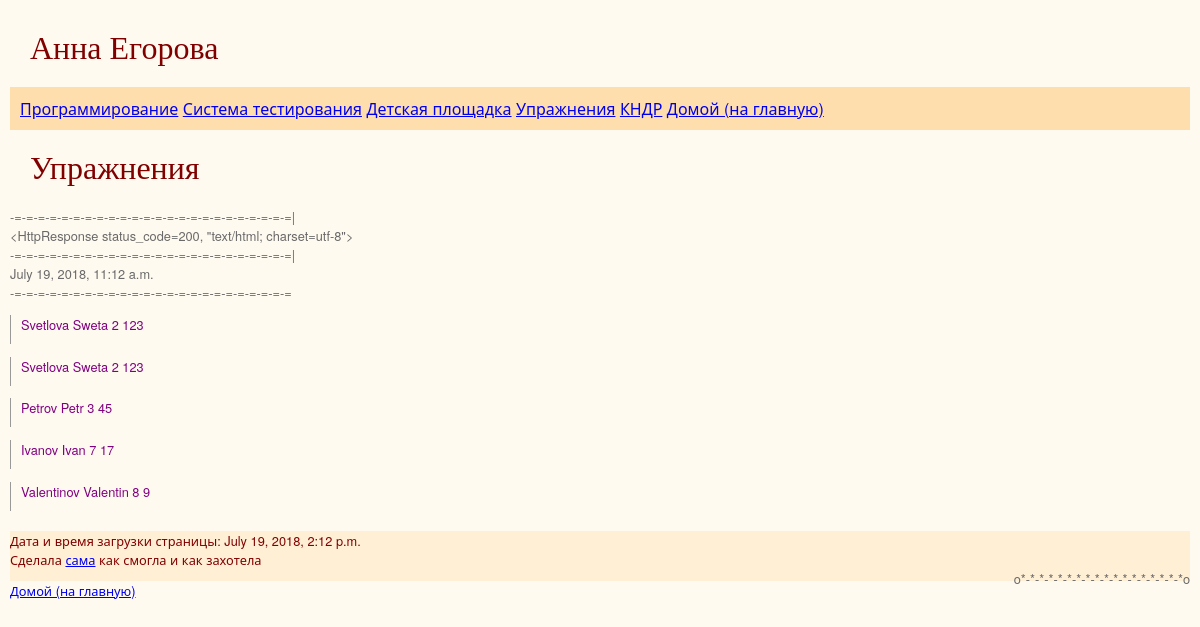
The app's page /answer.html with its own data.
### app4/models.py (models this page shows, shortened)
class Person(models.Model):
	id = models.IntegerField(primary_key=True)
	surname = models.CharField(max_length=25)
	name = models.CharField(max_length=25)
	age = models.IntegerField(default=0)
	result = models.IntegerField(default=0)

### app4/views.py (the view)
# urls.py: url(r'^answer.html$', views.answer, name='answer'),
def answer(request):
	person = Person.objects.all()
	p = Person.objects.values_list('id', 'surname')
	print p
	current_datetime(request)
	print("---------------")
	return render(request, "answer.html", {
		"person": person,
		"current_datetime": current_datetime(request),
		"header": header(request)  })

### app4/views.py (called while the page is built)
def header(request):
	txt = "<h1>Заголовок H1</h1>"
	return HttpResponse(txt)

def current_datetime(request):
	now1 = datetime.datetime.now()
	return now1

### app4/templates/answer.html (shortened to what this page needs)
{% extends 'base.html'%}
{% block content %}
<h1>Упражнения</h1>
-=-=-=-=-=-=-=-=-=-=-=-=-=-=-=-=-=-=-=-=-=-=-=-=|
{{header}}
-=-=-=-=-=-=-=-=-=-=-=-=-=-=-=-=-=-=-=-=-=-=-=-=|
{{current_datetime}}
-=-=-=-=-=-=-=-=-=-=-=-=-=-=-=-=-=-=-=-=-=-=-=-=
{% for item in person %}
    <p>
        {{item.surname}}
        {{item.name}}
        {{item.age}}
        {{item.result}}
    </p>
{% endfor %}
{% endblock %}

### app4/static/css/main.css (style rules this page uses)
h1 { color: Maroon; font-size: 24pt; font-family: Georgia, Times, serif; font-weight: normal; margin: 20px; }
p { color: Purple; text-align: justify; margin-left: 0px; margin-right: 0px; border-left: 1px solid #999; padding-left: 10px; padding-bottom: 10px; }

### records on screen
Person: surname "Svetlova", name "Sweta", age "2", result "123"
Person: surname "Svetlova", name "Sweta", age "2", result "123"
Person: surname "Petrov", name "Petr", age "3", result "45"
Person: surname "Ivanov", name "Ivan", age "7", result "17"
Person: surname "Valentinov", name "Valentin", age "8", result "9"

### other values on screen
{{ header }} "<HttpResponse status_code=200, \"text/html; charset=utf-8\">"
{{ current_datetime }} "July 19, 2018, 11:12 a.m."
